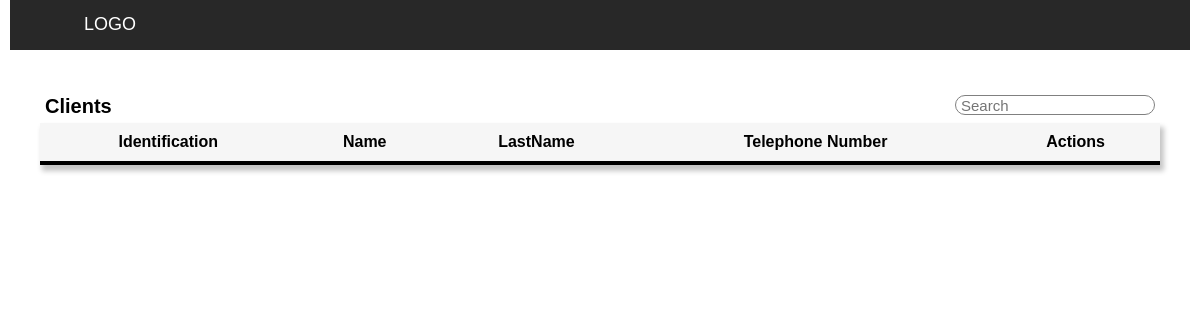
/inventory/client-list, run on an earlier commit of the app's database.
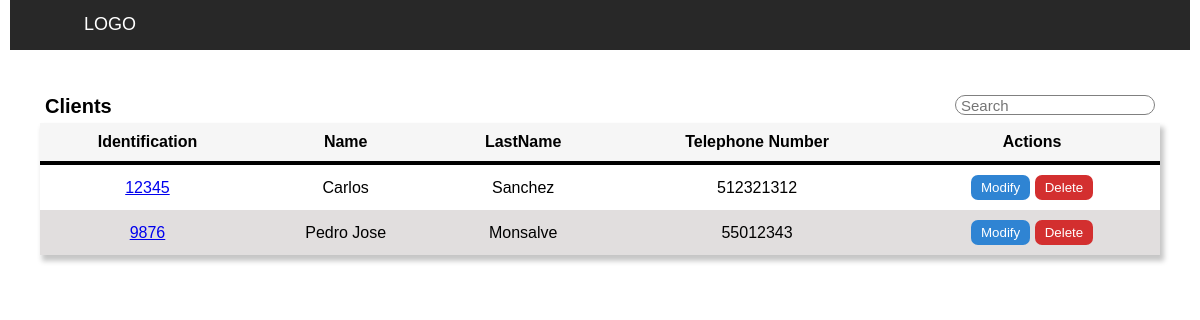
And on a later commit of the database.
### inventory/models.py (models this page shows)
class Client(models.Model):
    name = models.CharField(max_length=192, null=True)
    lastname = models.CharField(max_length=192, null=True)
    tel =  models.IntegerField()
    id_number = models.IntegerField()

### inventory/views.py (the view)
# urls.py: path('client-list',views.show_clients, name='show_clients'),
def show_clients(request):
    clients = Client.objects.all()
    return render(request, "inventory/client-list.html",{"clients":clients })

### inventory/templates/inventory/client-list.html (shortened to what this page needs)
{% extends "inventory/layout.html" %}
{% block body %}
<div class="page">
    <div class="container ft-center">
        <div class="head-cont">
            <strong>Clients </strong>
            <input class="head-cont" id="searchTerm" type="text" onkeyup="search_item()" placeholder="Search">
        </div>
        <table id="date-table">
            <thead>
                <th>Identification</th>
                <th>Name</th>
                <th>LastName</th>
                <th>Telephone Number</th>
                <th>Actions</th>
            </thead>
            <tbody>
                {% for client in clients %}
                <tr>
                    <td>
                        <p id="item-client-{{client.id}}"> <a href="show-client/{{client.id}}"> {{client.id_number}} </a> </p>
                    </td>
                    <td>
                        <p id="item-client-{{client.id}}">{{client.name}}</p>
                    </td>
                    <td>
                        <p id="item-client-{{client.id}}">{{client.lastname}} </p>
                    </td>
                    <td>
                        <p id="item-client-{{client.id}}">{{client.tel}}</p>
                    </td>
                    <td>
                        <button class="button_blue" id="button_blue-{{client.id}}" onclick="modify_view({{client.id}})"> Modify </button>
                        <button class="button_red" id="button_red-{{client.id}}" onclick="location.href='client/{{client.id}}'""> Delete </button>
                    </td>
                </tr>
                {% endfor %}
            </tbody>
        </table>
    </div>
</div>
{% endblock %}

What changed in the data, as far as the page shows it:
added Client: id_number "12345", name "Carlos", lastname "Sanchez", tel "512321312"
added Client: id_number "9876", name "Pedro Jose", lastname "Monsalve", tel "55012343"
